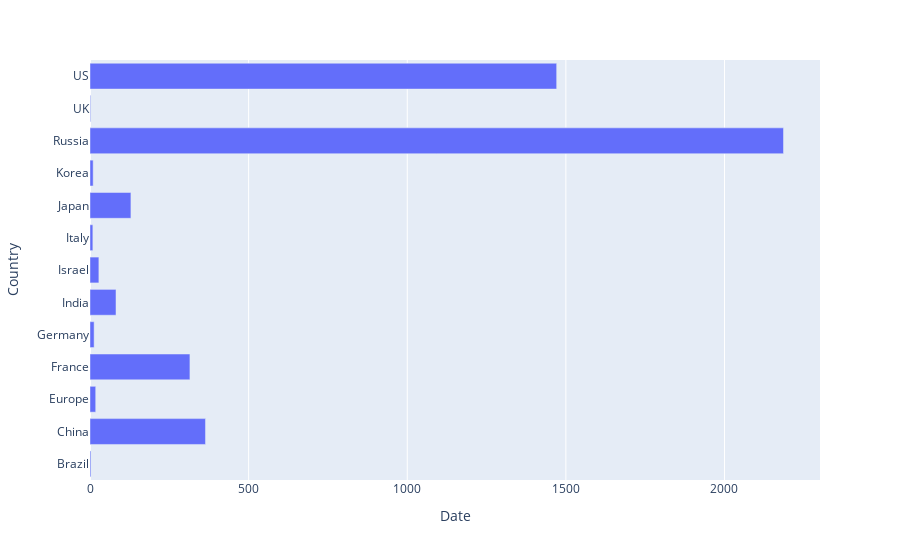

The code cell stored with this chart in its notebook:
### Code cell
dgrouped = df.groupby("Country").count()

fig = px.bar(dgrouped, x="Date")
fig.show()

### Figure 1 — Plotly figure (JSON) as saved in the notebook; plotly's stock layout.template omitted (floating-point values rounded to 4 significant figures)
{"data": [{"alignmentgroup": "True", "hovertemplate": "Date=%{x}<br>Country=%{y}<extra></extra>", "legendgroup": "", "marker": {"color": "#636efa", "pattern": {"shape": ""}}, "name": "", "offsetgroup": "", "orientation": "h", "showlegend": false, "textposition": "auto", "type": "bar", "x": [3, 364, 18, 315, 13, 82, 28, 9, 129, 10, 2186, 2, 1471], "xaxis": "x", "y": ["Brazil", "China", "Europe", "France", "Germany", "India", "Israel", "Italy", "Japan", "Korea", "Russia", "UK", "US"], "yaxis": "y"}], "layout": {"barmode": "relative", "legend": {"tracegroupgap": 0}, "margin": {"t": 60}, "xaxis": {"anchor": "y", "domain": [0, 1], "title": {"text": "Date"}}, "yaxis": {"anchor": "x", "domain": [0, 1], "title": {"text": "Country"}}}}
